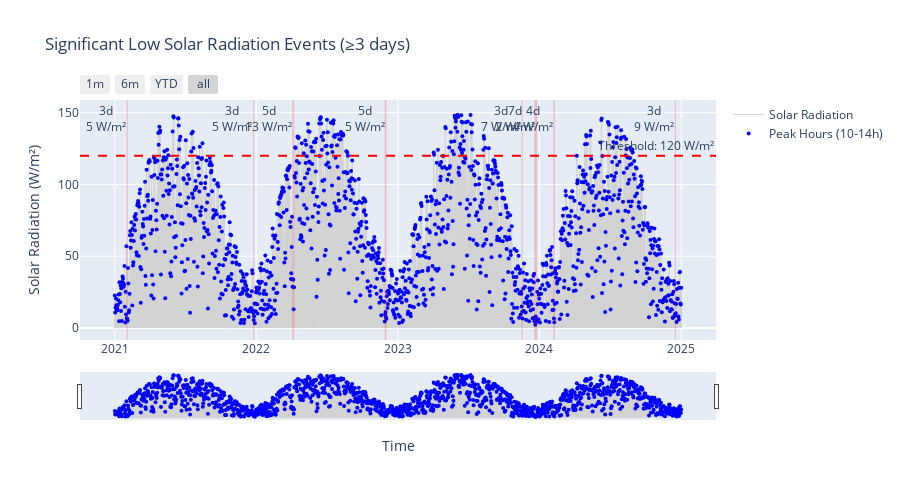

The cell this chart's notebook holds for it:
### Markdown cell above
## Prolonged Low Irradiance Events

### Code cell
# ===== CONFIGURATION =====
# Radiation thresholds (W/m²)
THRESHOLD = 120          # W/m² (12% of peak capacity)
MIN_CONSECUTIVE = 2      # Minimum consecutive 6h periods (12 hours)
PEAK_HOURS = (10, 14)    # Peak production hours (10 AM - 2 PM)
MIN_CONSECUTIVE_DAYS = 3  # Minimum consecutive days for significant event

# Time parameters
TIME_STEP_HOURS = 6      # ERA5 data time step

# Visualization
PLOT_HEIGHT = 500
# ========================

# 1. Convert ssrd to W/m²
df['ssrd_wm2'] = df['ssrd'] / (TIME_STEP_HOURS * 3600)

# 2. Focus on peak production hours
df['hour'] = df['time'].dt.hour
peak_hours_mask = (df['hour'] >= PEAK_HOURS[0]) & (df['hour'] < PEAK_HOURS[1])
df_peak = df[peak_hours_mask].copy()

# 3. Find significant low irradiance events
if 'ssrdc' in df_peak.columns:
    df_peak['clear_sky_ratio'] = df_peak['ssrd'] / df_peak['ssrdc'].clip(lower=1)
    threshold_metric = 'clear_sky_ratio'
    threshold_value = 0.3  # 30% of clear-sky
else:
    threshold_metric = 'ssrd_wm2'
    threshold_value = THRESHOLD

# Find consecutive low production days
daily_min = df_peak.groupby(df_peak['time'].dt.date)[threshold_metric].min().reset_index()
daily_min.columns = ['date', 'min_value']
daily_min['low_prod_day'] = daily_min['min_value'] < threshold_value

# Find events of consecutive days
events = []
current_event = None

for i, row in daily_min.iterrows():
    if row['low_prod_day']:
        if current_event is None:
            current_event = {'start': row['date'], 'count': 1}
        else:
            current_event['count'] += 1
    else:
        if current_event is not None:
            if current_event['count'] >= MIN_CONSECUTIVE_DAYS:
                events.append((
                    current_event['start'],
                    row['date'] - pd.Timedelta(days=1)
                ))
            current_event = None

# Handle case where event continues to end of data
if current_event is not None and current_event['count'] >= MIN_CONSECUTIVE_DAYS:
    events.append((
        current_event['start'],
        daily_min['date'].iloc[-1]
    ))

# 4. Create the plot
fig = go.Figure()

# Add full time series
fig.add_trace(go.Scatter(
    x=df['time'],
    y=df['ssrd_wm2'],
    mode='lines',
    name='Solar Radiation',
    line=dict(color='lightgray', width=1)
))

# Add peak hour points
fig.add_trace(go.Scatter(
    x=df_peak['time'],
    y=df_peak['ssrd_wm2'],
    mode='markers',
    name=f'Peak Hours ({PEAK_HOURS[0]}-{PEAK_HOURS[1]}h)',
    marker=dict(color='blue', size=4)
))

# Add threshold line
fig.add_hline(
    y=THRESHOLD,
    line_dash='dash',
    line_color='red',
    annotation_text=f'Threshold: {THRESHOLD} W/m²',
    annotation_position='top right'
)

# Add event rectangles
for start_date, end_date in events:
    start_dt = pd.Timestamp(start_date) if not isinstance(start_date, pd.Timestamp) else start_date
    end_dt = pd.Timestamp(end_date) + pd.Timedelta(days=1) if not isinstance(end_date, pd.Timestamp) else end_date + pd.Timedelta(days=1)
    
    event_data = df_peak[(df_peak['time'].dt.date >= start_date) & 
                        (df_peak['time'].dt.date <= end_date)]
    min_rad = event_data['ssrd_wm2'].min()
    duration_days = (end_date - start_date).days + 1
    
    fig.add_vrect(
        x0=start_dt,
        x1=end_dt,
        fillcolor='red',
        opacity=0.2,
        line_width=0,
        annotation_text=f"{duration_days}d<br>{min_rad:.0f} W/m²"
    )

# Update layout
fig.update_layout(
    title=f'Significant Low Solar Radiation Events (≥{MIN_CONSECUTIVE_DAYS} days)',
    xaxis_title='Time',
    yaxis_title='Solar Radiation (W/m²)',
    height=PLOT_HEIGHT,
    showlegend=True
)

# Add range slider
fig.update_xaxes(
    rangeslider_visible=True,
    rangeselector=dict(
        buttons=list([
            dict(count=1, label="1m", step="month", stepmode="backward"),
            dict(count=6, label="6m", step="month", stepmode="backward"),
            dict(count=1, label="YTD", step="year", stepmode="todate"),
            dict(step="all")
        ])
    )
)

fig.show()

# Print event details
if events:
    print(f"Found {len(events)} significant low radiation periods:")
    for i, (start_date, end_date) in enumerate(events, 1):
        duration_days = (end_date - start_date).days + 1
        event_data = df_peak[(df_peak['time'].dt.date >= start_date) & 
                            (df_peak['time'].dt.date <= end_date)]
        avg_rad = event_data['ssrd_wm2'].mean()
        min_rad = event_data['ssrd_wm2'].min()
        
        print(f"\nEvent {i}:")
        print(f"  Period:    {start_date} to {end_date}")
        print(f"  Duration:  {duration_days} days")
        print(f"  Avg Radiation: {avg_rad:.1f} W/m²")
        print(f"  Min Radiation: {min_rad:.1f} W/m²")
else:
    print("No significant low radiation periods found.")

### Figure 1 — Plotly figure (JSON) as saved in the notebook; plotly's stock layout.template omitted (floating-point values rounded to 4 significant figures; data arrays with more than 128 entries replaced by an {"elided": "..."} marker saying what was removed)
{"data": [{"line": {"color": "lightgray", "width": 1}, "mode": "lines", "name": "Solar Radiation", "type": "scatter", "x": {"elided": "5844 str values"}, "y": {"elided": "5844 float values"}}, {"marker": {"color": "blue", "size": 4}, "mode": "markers", "name": "Peak Hours (10-14h)", "type": "scatter", "x": {"elided": "1461 str values"}, "y": {"elided": "1461 float values"}}], "layout": {"annotations": [{"showarrow": false, "text": "Threshold: 120 W/m²", "x": 1, "xanchor": "right", "xref": "x domain", "y": 120, "yanchor": "bottom", "yref": "y"}, {"showarrow": false, "text": "3d<br>5 W/m²", "x": "2021-02-04T00:00:00", "xanchor": "right", "xref": "x", "y": 1, "yanchor": "top", "yref": "y domain"}, {"showarrow": false, "text": "3d<br>5 W/m²", "x": "2021-12-27T00:00:00", "xanchor": "right", "xref": "x", "y": 1, "yanchor": "top", "yref": "y domain"}, {"showarrow": false, "text": "5d<br>13 W/m²", "x": "2022-04-09T00:00:00", "xanchor": "right", "xref": "x", "y": 1, "yanchor": "top", "yref": "y domain"}, {"showarrow": false, "text": "5d<br>5 W/m²", "x": "2022-12-03T00:00:00", "xanchor": "right", "xref": "x", "y": 1, "yanchor": "top", "yref": "y domain"}, {"showarrow": false, "text": "3d<br>7 W/m²", "x": "2023-11-19T00:00:00", "xanchor": "right", "xref": "x", "y": 1, "yanchor": "top", "yref": "y domain"}, {"showarrow": false, "text": "7d<br>2 W/m²", "x": "2023-12-26T00:00:00", "xanchor": "right", "xref": "x", "y": 1, "yanchor": "top", "yref": "y domain"}, {"showarrow": false, "text": "4d<br>4 W/m²", "x": "2024-02-10T00:00:00", "xanchor": "right", "xref": "x", "y": 1, "yanchor": "top", "yref": "y domain"}, {"showarrow": false, "text": "3d<br>9 W/m²", "x": "2024-12-18T00:00:00", "xanchor": "right", "xref": "x", "y": 1, "yanchor": "top", "yref": "y domain"}], "height": 500, "shapes": [{"line": {"color": "red", "dash": "dash"}, "type": "line", "x0": 0, "x1": 1, "xref": "x domain", "y0": 120, "y1": 120, "yref": "y"}, {"fillcolor": "red", "line": {"width": 0}, "opacity": 0.2, "type": "rect", "x0": "2021-02-01T00:00:00", "x1": "2021-02-04T00:00:00", "xref": "x", "y0": 0, "y1": 1, "yref": "y domain"}, {"fillcolor": "red", "line": {"width": 0}, "opacity": 0.2, "type": "rect", "x0": "2021-12-24T00:00:00", "x1": "2021-12-27T00:00:00", "xref": "x", "y0": 0, "y1": 1, "yref": "y domain"}, {"fillcolor": "red", "line": {"width": 0}, "opacity": 0.2, "type": "rect", "x0": "2022-04-04T00:00:00", "x1": "2022-04-09T00:00:00", "xref": "x", "y0": 0, "y1": 1, "yref": "y domain"}, {"fillcolor": "red", "line": {"width": 0}, "opacity": 0.2, "type": "rect", "x0": "2022-11-28T00:00:00", "x1": "2022-12-03T00:00:00", "xref": "x", "y0": 0, "y1": 1, "yref": "y domain"}, {"fillcolor": "red", "line": {"width": 0}, "opacity": 0.2, "type": "rect", "x0": "2023-11-16T00:00:00", "x1": "2023-11-19T00:00:00", "xref": "x", "y0": 0, "y1": 1, "yref": "y domain"}, {"fillcolor": "red", "line": {"width": 0}, "opacity": 0.2, "type": "rect", "x0": "2023-12-19T00:00:00", "x1": "2023-12-26T00:00:00", "xref": "x", "y0": 0, "y1": 1, "yref": "y domain"}, {"fillcolor": "red", "line": {"width": 0}, "opacity": 0.2, "type": "rect", "x0": "2024-02-06T00:00:00", "x1": "2024-02-10T00:00:00", "xref": "x", "y0": 0, "y1": 1, "yref": "y domain"}, {"fillcolor": "red", "line": {"width": 0}, "opacity": 0.2, "type": "rect", "x0": "2024-12-15T00:00:00", "x1": "2024-12-18T00:00:00", "xref": "x", "y0": 0, "y1": 1, "yref": "y domain"}], "showlegend": true, "title": {"text": "Significant Low Solar Radiation Events (≥3 days)"}, "xaxis": {"rangeselector": {"buttons": [{"count": 1, "label": "1m", "step": "month", "stepmode": "backward"}, {"count": 6, "label": "6m", "step": "month", "stepmode": "backward"}, {"count": 1, "label": "YTD", "step": "year", "stepmode": "todate"}, {"step": "all"}]}, "rangeslider": {"visible": true}, "title": {"text": "Time"}}, "yaxis": {"title": {"text": "Solar Radiation (W/m²)"}}}}
